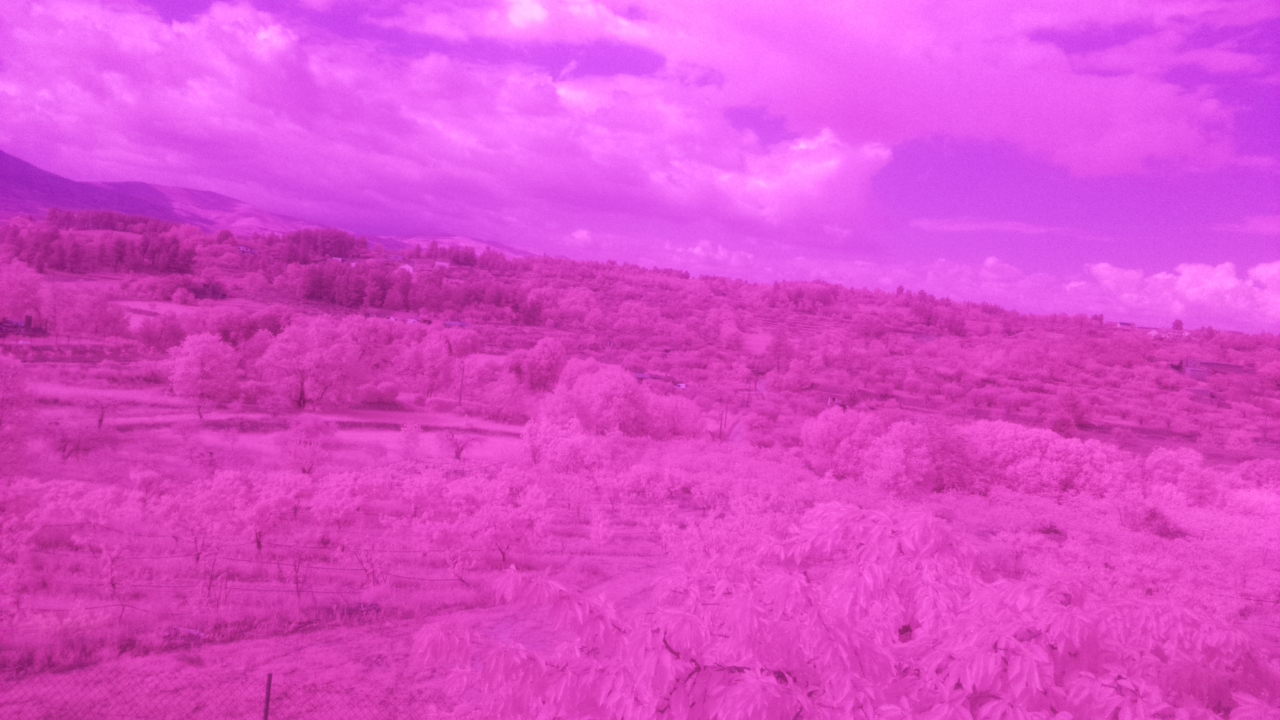
#> input picture Camera/pictures/test/image_02_05_2022_17_02_55.jpg, 1280 x 720 px, found by its file name
$ python ndvi.py
#> lines starting #> are read from the running program, lines starting #| are printed output that depends on the picture
import cv2
import numpy as np
from fastiecm import fastiecm

original = cv2.imread('./pictures/image_02_05_2022_17_02_55.jpg') # Load image from /images/
#> original is the input picture: shape (720, 1280, 3); mean B, G, R 202, 76.1, 218.2

"""def display(image, image_name):
    image = np.array(image, dtype=float)/float(255)  # Convert to an array of pixels

    shape = image.shape # get image shape

    height = int(shape[0]/3) # image height displayed on screen
    width = int(shape[1]/3) # image width displayed on screen

    image = cv2.resize(image, (width, height)) # resize the image

    # creates a window with the image displayed

    cv2.namedWindow(image_name)
    cv2.imshow(image_name, image)
    cv2.waitKey(0)
    cv2.destroyAllWindows()"""

def contrast_stretch(im):
    # The next step is to find the largest and smallest of those numbers

    in_min = np.percentile(im, 5) # find the top 5% brightness of pixels in the image
#> in_min = 54
    in_max = np.percentile(im, 95) # find the bottom 5% brightness of pixels in the image
#> in_max = 249

    out_min = 0.0 # lowest possible brightness
    out_max = 255.0 # highest possible brightness

    # increases the constrast

    out = im - in_min
    out *= ((out_min - out_max) / (in_min - in_max))
    out += in_min

    return out # returns the contrasted image


def calc_ndvi(image):
    b, g, r = cv2.split(image) # split in to the rgb channels

    # NDVI = (NIR – Red) / (NIR + Red)

    # The red and blue channels need to be added together and stored as bottom.
    # The blue channel can then have the red channel subtracted and then divided by the bottom calculation.

    # Because we’re doing a division, we also need to make sure that none of our divisors are 0, or there will be an error.

    bottom = (r.astype(float) + b.astype(float))
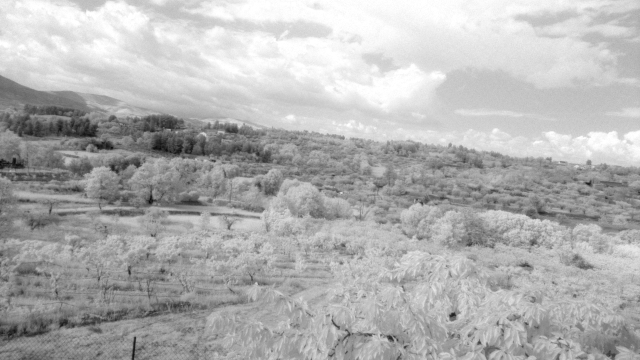
#> bottom: shape (720, 1280) float64 (shown at 1/2 size); min 247.9, max 633.7, mean 516.4; drawn with min black and max white
    bottom[bottom==0] = 0.01
    ndvi = (r.astype(float) - b) / bottom
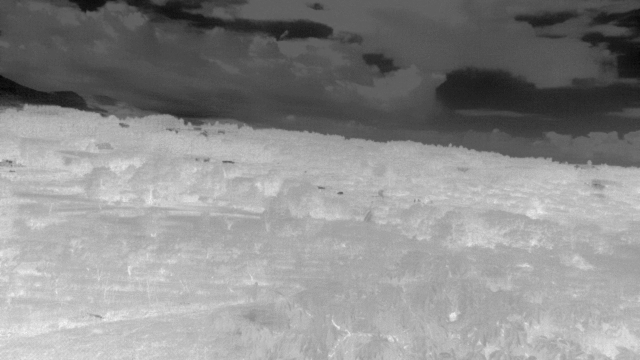
#> ndvi: shape (720, 1280) float64 (shown at 1/2 size); min -0.0981, max 0.164, mean 0.0465; drawn with min black and max white

    return ndvi


contrasted = contrast_stretch(original) # contrast the original image

cv2.imwrite('results/contrasted.png', contrasted) # saves the contrasted image to a file

ndvi = calc_ndvi(contrasted) # calculates the ndvi with the contrasted image

cv2.imwrite('results/ndvi.png', ndvi) # saves the ndvi image to a file

ndvi_contrasted = contrast_stretch(ndvi) # enhance the image

cv2.imwrite('results/ndvi_contrasted.png', ndvi_contrasted) # saves the ndvi contrasted image to a file

#display(original, 'Original')
#display(contrasted, 'Contrasted original')
#display(ndvi, 'NDVI')
#display(ndvi_contrasted, 'NDVI Contrasted')

# Because it’s difficult for humans to tell the difference between different shades of grey. We can run the image through a colour mapping process that will turn really bright pixels to the colour red and dark pixels to the colour blue.

# The image is greyscale which means that each pixel can be represented by a single number from 0 to 255.

# The fastie colour map takes dark pixels and makes them white. Then the brighter the original pixels, the further along the spectrum the colours are shifted. So dark grey pixels become blue, while bright white pixels become red.

color_mapped_prep = ndvi_contrasted.astype(np.uint8)
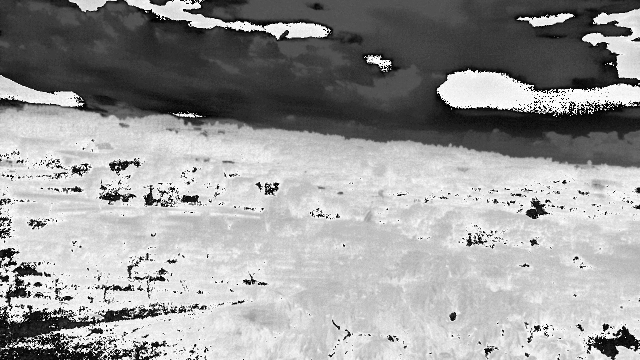
#> color_mapped_prep: shape (720, 1280) (shown at 1/2 size); min 0, max 255, mean 154.6
color_mapped_image = cv2.applyColorMap(color_mapped_prep, fastiecm)
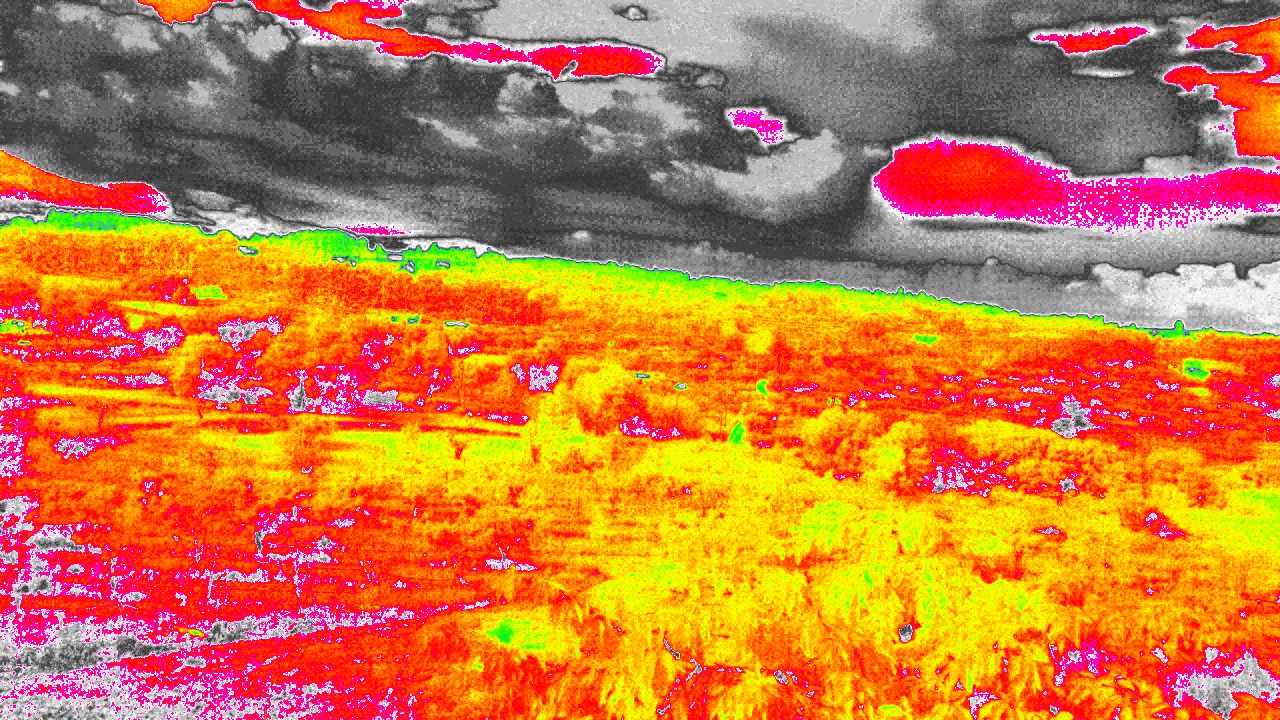
#> color_mapped_image: shape (720, 1280, 3); mean B, G, R 60.9, 123.5, 205.4

cv2.imwrite('results/color_mapped_image.png', color_mapped_image)

#display(color_mapped_image, 'Color mapped')

$ run again, with Camera/pictures/test/image_02_05_2022_17_00_38.jpg copied over Camera/pictures/test/image_02_05_2022_17_02_55.jpg
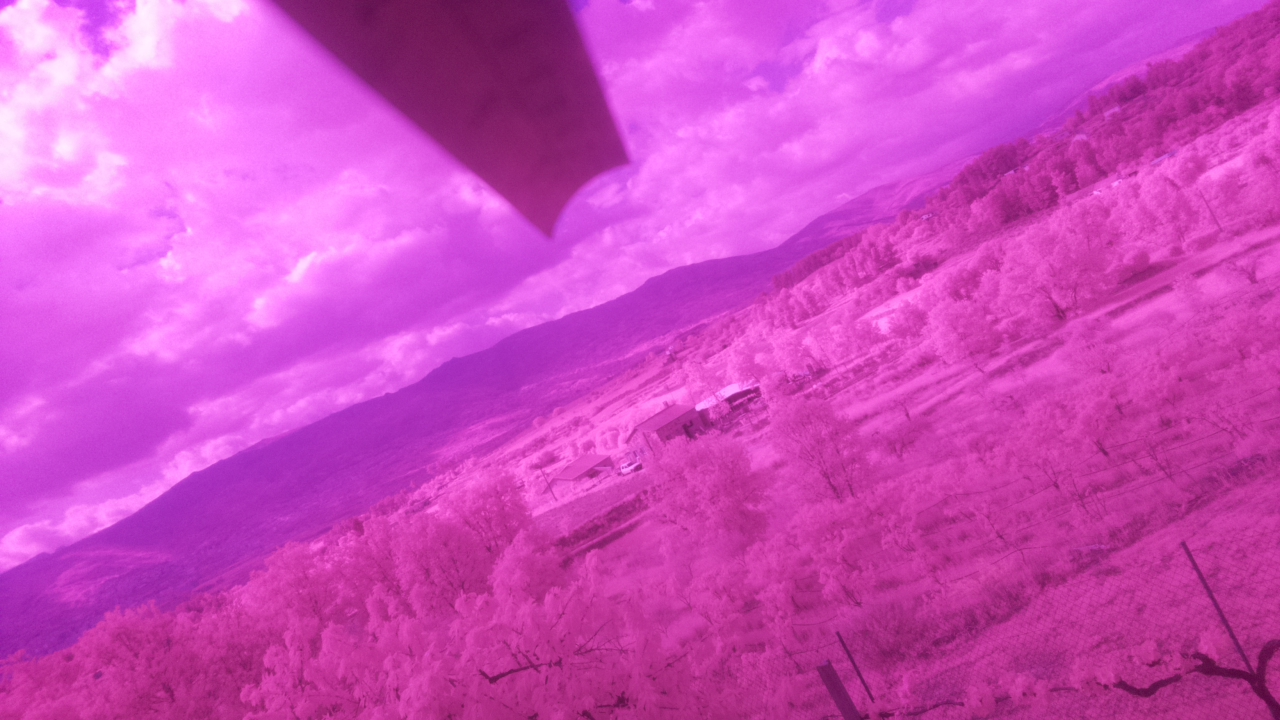
#> input picture Camera/pictures/test/image_02_05_2022_17_00_38.jpg, 1280 x 720 px, found by its file name
#> original is the input picture: shape (720, 1280, 3); mean B, G, R 188.6, 74.6, 205
#> in_min = 45
#> in_max = 253
#> in calc_ndvi, `ndvi = (r.astype(float) - b) / bottom`:
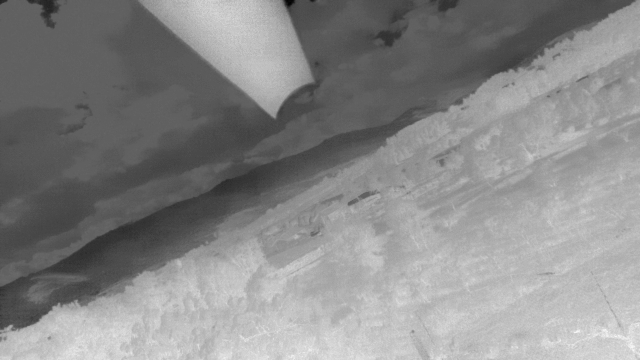
#> ndvi: shape (720, 1280) float64 (shown at 1/2 size); min -0.129, max 0.211, mean 0.0528; drawn with min black and max white
#> `color_mapped_image = cv2.applyColorMap(color_mapped_prep, fastiecm)`:
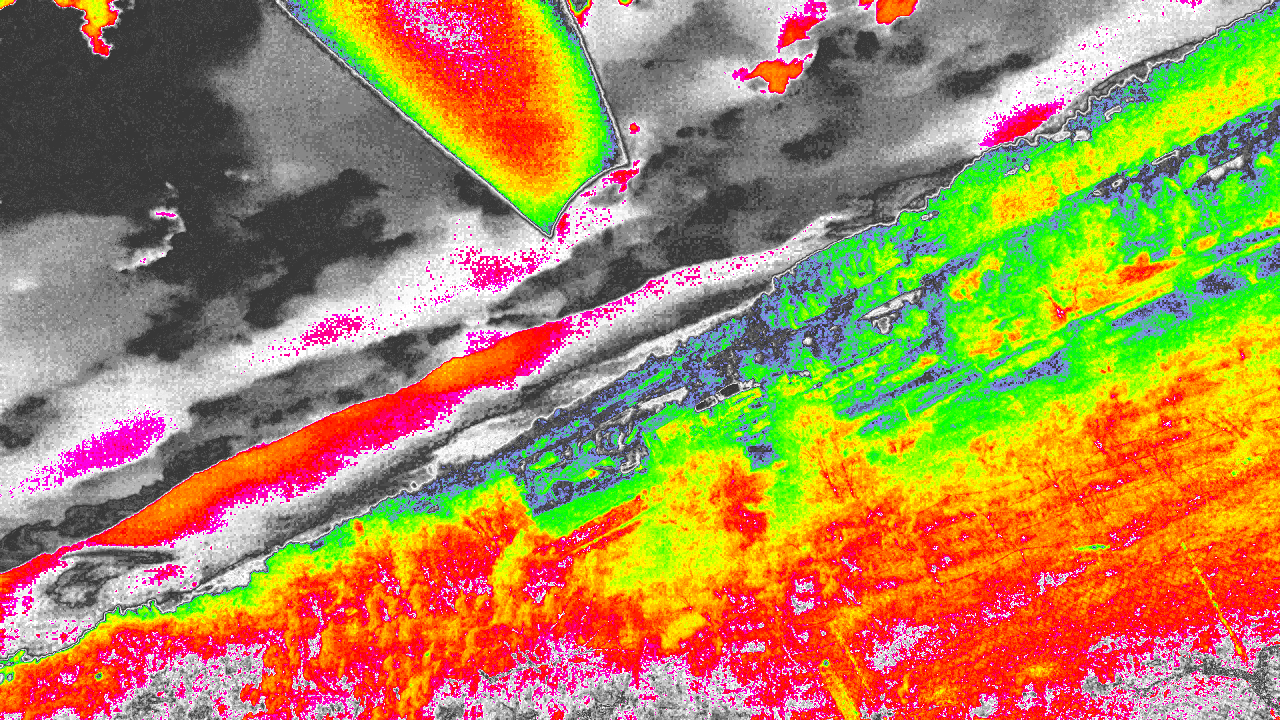
#> color_mapped_image: shape (720, 1280, 3); mean B, G, R 85.4, 136.9, 171.5

$ run again, with Camera/pictures/test/image_02_05_2022_17_00_44.jpg copied over Camera/pictures/test/image_02_05_2022_17_02_55.jpg
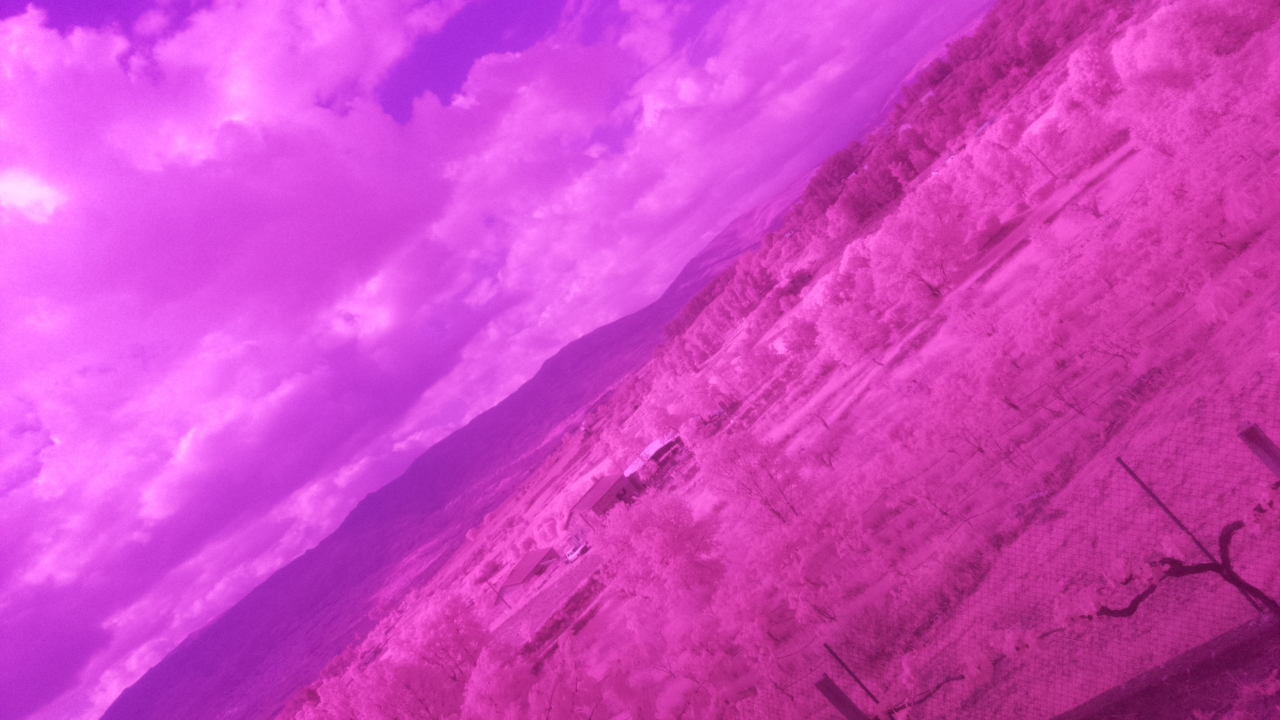
#> input picture Camera/pictures/test/image_02_05_2022_17_00_44.jpg, 1280 x 720 px, found by its file name
#> original is the input picture: shape (720, 1280, 3); mean B, G, R 193.4, 69.5, 207.7
#> in_min = 44
#> in_max = 249
#> in calc_ndvi, `ndvi = (r.astype(float) - b) / bottom`:
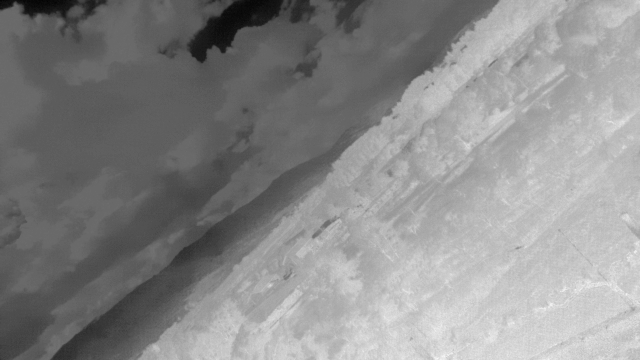
#> ndvi: shape (720, 1280) float64 (shown at 1/2 size); min -0.154, max 0.216, mean 0.0462; drawn with min black and max white
#> `color_mapped_image = cv2.applyColorMap(color_mapped_prep, fastiecm)`:
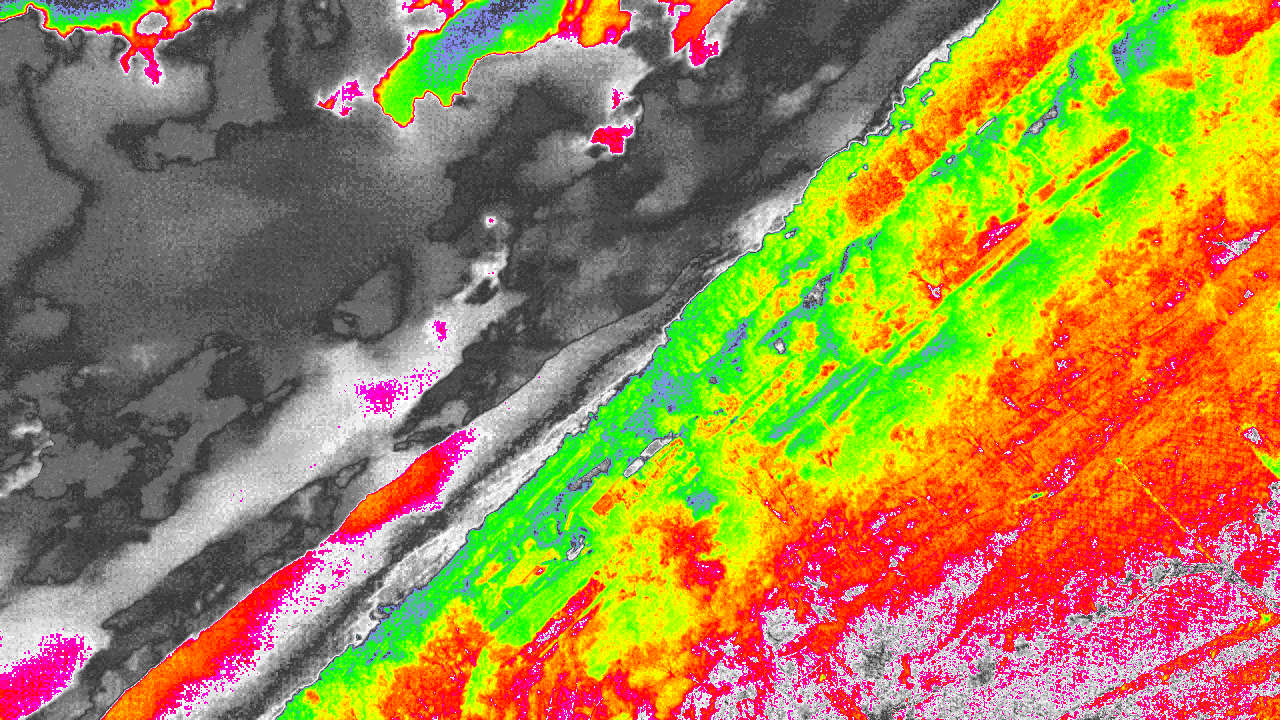
#> color_mapped_image: shape (720, 1280, 3); mean B, G, R 74.6, 134.1, 162.2
